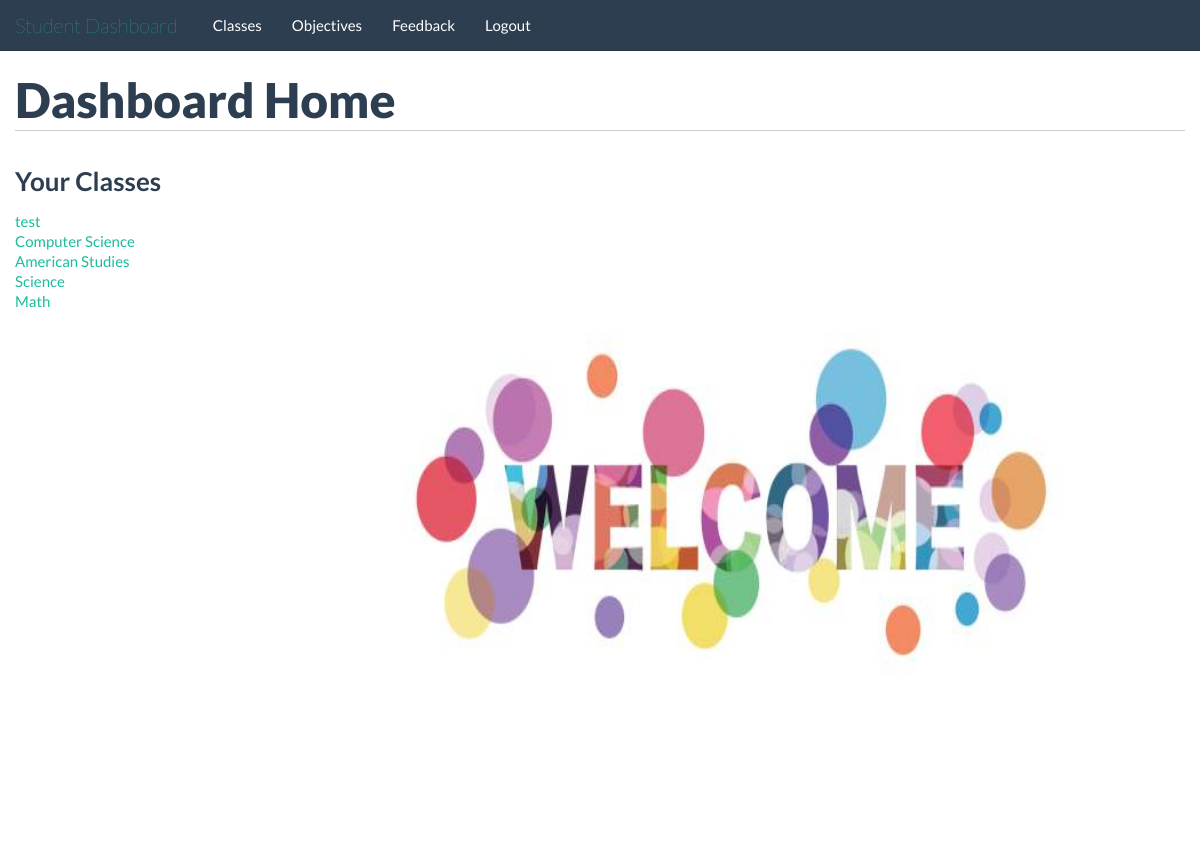
/students/ (signed in), run on an earlier commit of the app's database.
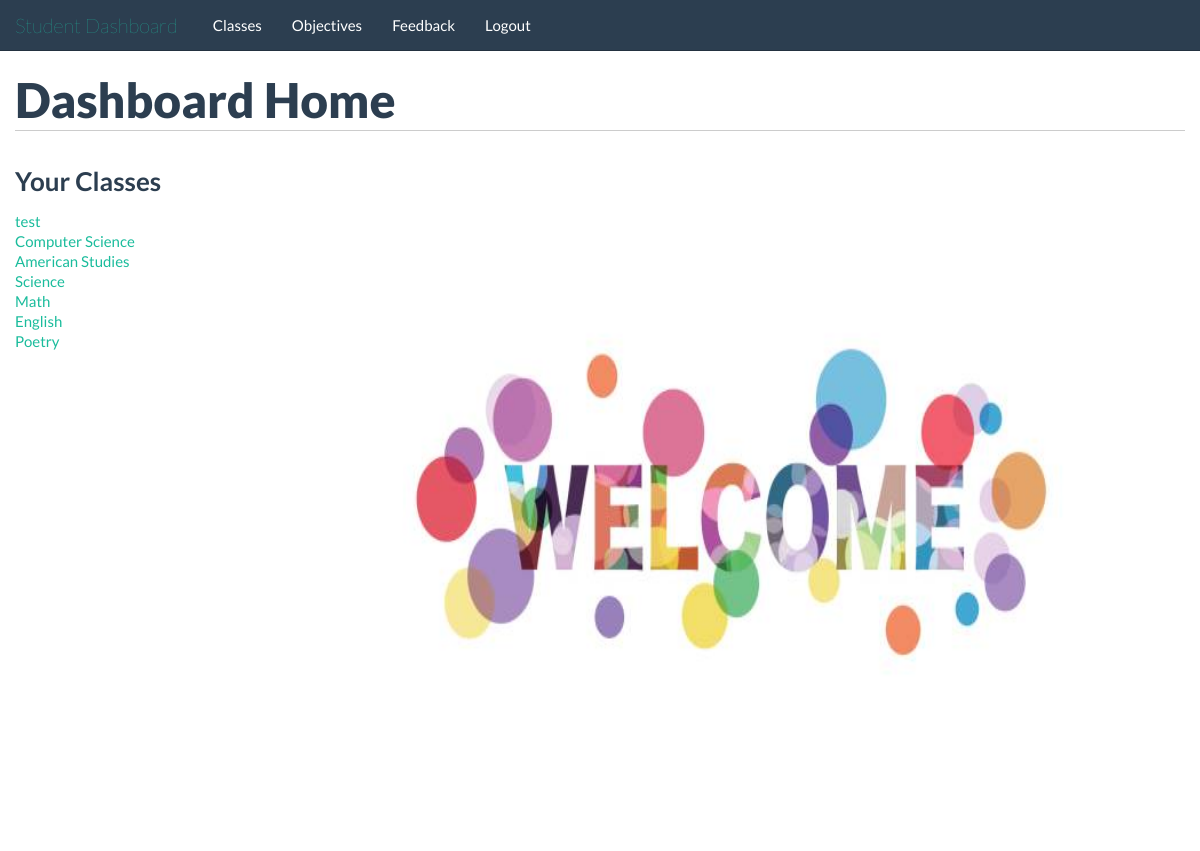
And on a later commit of the database.
### tables this page shows
CREATE TABLE classes(
id INTEGER PRIMARY KEY,
teacher_id INTEGER,
name TEXT,
FOREIGN KEY(teacher_id) REFERENCES people(id)
);

### application/students.py (the view)
@app.route('/students/')
@validate_student
def student_home():
	return render_template('/students/index.html', classes=get_student_classes())

### application/db_connect.py (called while the page is built)
def get_db():
    db = getattr(g, '_database', None)
    if db is None:
        db = g._database = sqlite3.connect(DATABASE)
    return db

@app.teardown_appcontext
def close_connection(exception):
    db = getattr(g, '_database', None)
    if db is not None:
        db.close()

def query_db(query, args=(), one=False):
    cur = get_db().execute(query, args)
    returnval = cur.fetchall()
    cur.close()
    return (returnval[0] if returnval else None) if one else returnval

def validate_student(func):
	@wraps(func)
	def f(*args, **kwds):
		if not 'isTeacher' in session:
			return redirect("/")
		if session['isTeacher'] == 1:
			return redirect("/teachers/")
		return func(*args, **kwds)
	return f

def get_student_classes():
	class_data = query_db("SELECT classes.id, classes.name FROM classes JOIN roster ON roster.class_id = classes.id where people_id=?;", [session['id']])
	classes = []
	for class_info in class_data:
		student_class = {}
		student_class['id'] = class_info[0]
		student_class['name'] = class_info[1]
		classes.append(student_class)
	return classes

### application/templates/students/index.html (shortened to what this page needs)
{% extends "/students/base_template.html" %}
	{% block body %}
		<div class="container">
			<div class="row">
				<div class="span12">
					<h1>Dashboard Home</h1>
				</div>
			</div>
			<div class="row">
				<div class="span4">
					<h2>Your Classes</h2>
					<ul>
						{% for class in classes %}
							<li><a href="/students/class/{{class.id}}/">{{class.name}}</a></li>
						{% endfor %}
					</ul>
				</div>
				<img src="/static/images/welcome.png" alt="Italian Trulli" style="float:none;float:top;width:700px;height:700px;">
			</div>
		</div>
	{% endblock %}

### application/templates/students/base_template.html (shortened to what this page needs)
{% set navigation_items = [
	('/students/classes/', 'classes', 'Classes'),
	('/students/objectives/', 'objectives', 'Objectives'),
	('/students/feedback/', 'feedback', 'Feedback'),
	('/logout/', 'logout', 'Logout'),
] -%}
{% set active_page = active_page -%}
<!doctype html>
<html>
	<head>
		<link href="/static/bootstrap.min.css" rel="stylesheet" />
		<link href="/static/bootstrap-responsive.css" rel="stylesheet" />
	</head>
	<body>
		<header>
			<nav class="navbar navbar-fixed-top">
				<div class="navbar-inner">
					<div class="container">
						<a class="brand" href="/students/">Student Dashboard</a>
						<div class="nav-collapse collapse">
							<ul class="nav" id="main-menu-left">
								{% for link_href, link_name, link_text in navigation_items %}
									<li
										{% if link_name == active_page %} class="active"{% endif%}>
										<a href="{{ link_href|e }}">{{ link_text|e }}</a>
									</li>
								{% endfor %}
							</ul>
						</div>
					</div>
				</div>
			</nav>
		</header>
		<main>
			{% block body %}{% endblock %}
		</main>
	</body>
</html>

### application/templates/students/base_template.html (style rules this page uses)
main { margin-top: 70px; }
h1 { border-bottom: 1px solid #ccc; padding-bottom: 10px; margin-bottom: 20px; }
h2 { font-size: 26px; }

### application/templates/students/index.html (style rules this page uses)
ul { list-style-type: none; margin: 0; }

What changed in the data, as far as the page shows it:
added classes: name "English"
added classes: name "Poetry"
